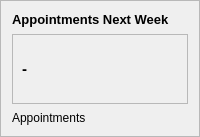
                                   <widget class="QFrame" name="card1_4">
                                    <property name="maximumSize">
                                     <size>
                                      <width>16667</width>
                                      <height>16667</height>
                                     </size>
                                    </property>
                                    <property name="frameShape">
                                     <enum>QFrame::StyledPanel</enum>
                                    </property>
                                    <property name="frameShadow">
                                     <enum>QFrame::Raised</enum>
                                    </property>
                                    <layout class="QVBoxLayout" name="verticalLayout_35">
                                     <property name="spacing">
                                      <number>7</number>
                                     </property>
                                     <property name="leftMargin">
                                      <number>11</number>
                                     </property>
                                     <property name="topMargin">
                                      <number>11</number>
                                     </property>
                                     <property name="rightMargin">
                                      <number>11</number>
                                     </property>
                                     <property name="bottomMargin">
                                      <number>11</number>
                                     </property>
                                     <item>
                                      <widget class="QLabel" name="label_57">
                                       <property name="minimumSize">
                                        <size>
                                         <width>0</width>
                                         <height>0</height>
                                        </size>
                                       </property>
                                       <property name="maximumSize">
                                        <size>
                                         <width>300</width>
                                         <height>16777215</height>
                                        </size>
                                       </property>
                                       <property name="font">
                                        <font>
                                         <pointsize>10</pointsize>
                                         <weight>75</weight>
                                         <bold>true</bold>
                                        </font>
                                       </property>
                                       <property name="styleSheet">
                                        <string notr="true">color: rgb(0, 0, 0);
background-color: none;
font-size:10pt;</string>
                                       </property>
                                       <property name="text">
                                        <string>Appointments Next Week</string>
                                       </property>
                                      </widget>
                                     </item>
                                     <item>
                                      <widget class="QFrame" name="frame_35">
                                       <property name="styleSheet">
                                        <string notr="true">background-color:none;</string>
                                       </property>
                                       <property name="frameShape">
                                        <enum>QFrame::StyledPanel</enum>
                                       </property>
                                       <property name="frameShadow">
                                        <enum>QFrame::Raised</enum>
                                       </property>
                                       <layout class="QHBoxLayout" name="horizontalLayout_42">
                                        <item>
                                         <widget class="QLabel" name="num_app_nw">
                                          <property name="font">
                                           <font>
                                            <pointsize>11</pointsize>
                                            <weight>75</weight>
                                            <bold>true</bold>
                                           </font>
                                          </property>
                                          <property name="styleSheet">
                                           <string notr="true">color: rgb(0, 0, 0);
font-size:11pt;</string>
                                          </property>
                                          <property name="text">
                                           <string>-</string>
                                          </property>
                                         </widget>
                                        </item>
                                        <item>
                                         <widget class="QLabel" name="label_58">
                                          <property name="minimumSize">
                                           <size>
                                            <width>50</width>
                                            <height>50</height>
                                           </size>
                                          </property>
                                          <property name="maximumSize">
                                           <size>
                                            <width>70</width>
                                            <height>70</height>
                                           </size>
                                          </property>
                                          <property name="text">
                                           <string/>
                                          </property>
                                          <property name="pixmap">
                                           <pixmap resource="scheduler -py full/icons.qrc">:/icons/appointment.png</pixmap>
                                          </property>
                                          <property name="scaledContents">
                                           <bool>true</bool>
                                          </property>
                                         </widget>
                                        </item>
                                       </layout>
                                      </widget>
                                     </item>
                                     <item>
                                      <widget class="QLabel" name="label_59">
                                       <property name="font">
                                        <font/>
                                       </property>
                                       <property name="styleSheet">
                                        <string notr="true">background-color:none;
color: rgb(0, 0, 0);</string>
                                       </property>
                                       <property name="text">
                                        <string>Appointments</string>
                                       </property>
                                      </widget>
                                     </item>
                                    </layout>
                                   </widget>
